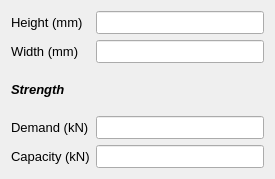
<?xml version="1.0" encoding="UTF-8"?>
<ui version="4.0">
 <class>Dialog</class>
 <widget class="QDialog" name="Dialog">
  <property name="geometry">
   <rect>
    <x>0</x>
    <y>0</y>
    <width>275</width>
    <height>179</height>
   </rect>
  </property>
  <property name="windowTitle">
   <string>Flange splice plate</string>
  </property>
  <layout class="QGridLayout" name="gridLayout">
   <item row="0" column="0">
    <widget class="QLabel" name="plateHeight">
     <property name="font">
      <font>
       <pointsize>10</pointsize>
       <weight>50</weight>
       <bold>false</bold>
      </font>
     </property>
     <property name="text">
      <string>Height (mm)</string>
     </property>
    </widget>
   </item>
   <item row="0" column="1">
    <widget class="QLineEdit" name="txt_plateHeight">
     <property name="font">
      <font>
       <pointsize>10</pointsize>
       <weight>50</weight>
       <bold>false</bold>
      </font>
     </property>
     <property name="readOnly">
      <bool>true</bool>
     </property>
    </widget>
   </item>
   <item row="1" column="0">
    <widget class="QLabel" name="label_2">
     <property name="font">
      <font>
       <pointsize>10</pointsize>
       <weight>50</weight>
       <bold>false</bold>
      </font>
     </property>
     <property name="text">
      <string>Width (mm)</string>
     </property>
    </widget>
   </item>
   <item row="1" column="1">
    <widget class="QLineEdit" name="txt_plateWidth">
     <property name="font">
      <font>
       <pointsize>10</pointsize>
       <weight>50</weight>
       <bold>false</bold>
      </font>
     </property>
     <property name="readOnly">
      <bool>true</bool>
     </property>
    </widget>
   </item>
   <item row="2" column="0">
    <widget class="QLabel" name="label_162">
     <property name="font">
      <font>
       <pointsize>10</pointsize>
       <weight>75</weight>
       <italic>true</italic>
       <bold>true</bold>
      </font>
     </property>
     <property name="focusPolicy">
      <enum>Qt::NoFocus</enum>
     </property>
     <property name="text">
      <string>&lt;html&gt;&lt;head/&gt;&lt;body&gt;&lt;p&gt;Strength&lt;/p&gt;&lt;/body&gt;&lt;/html&gt;</string>
     </property>
    </widget>
   </item>
   <item row="3" column="0">
    <widget class="QLabel" name="label_163">
     <property name="font">
      <font>
       <pointsize>10</pointsize>
       <weight>50</weight>
       <bold>false</bold>
      </font>
     </property>
     <property name="focusPolicy">
      <enum>Qt::NoFocus</enum>
     </property>
     <property name="text">
      <string>&lt;html&gt;&lt;head/&gt;&lt;body&gt;&lt;p&gt;Demand (kN)&lt;/p&gt;&lt;/body&gt;&lt;/html&gt;</string>
     </property>
    </widget>
   </item>
   <item row="3" column="1">
    <widget class="QLineEdit" name="txt_plateStrength">
     <property name="font">
      <font>
       <pointsize>10</pointsize>
       <weight>50</weight>
       <bold>false</bold>
      </font>
     </property>
     <property name="readOnly">
      <bool>true</bool>
     </property>
    </widget>
   </item>
   <item row="4" column="0">
    <widget class="QLabel" name="label_164">
     <property name="font">
      <font>
       <pointsize>10</pointsize>
       <weight>50</weight>
       <bold>false</bold>
      </font>
     </property>
     <property name="focusPolicy">
      <enum>Qt::NoFocus</enum>
     </property>
     <property name="text">
      <string>&lt;html&gt;&lt;head/&gt;&lt;body&gt;&lt;p&gt;Capacity (kN)&lt;/p&gt;&lt;/body&gt;&lt;/html&gt;</string>
     </property>
    </widget>
   </item>
   <item row="4" column="1">
    <widget class="QLineEdit" name="txt_plateStrength_2">
     <property name="font">
      <font>
       <pointsize>10</pointsize>
       <weight>50</weight>
       <bold>false</bold>
      </font>
     </property>
     <property name="readOnly">
      <bool>true</bool>
     </property>
    </widget>
   </item>
  </layout>
 </widget>
 <resources/>
 <connections/>
</ui>
